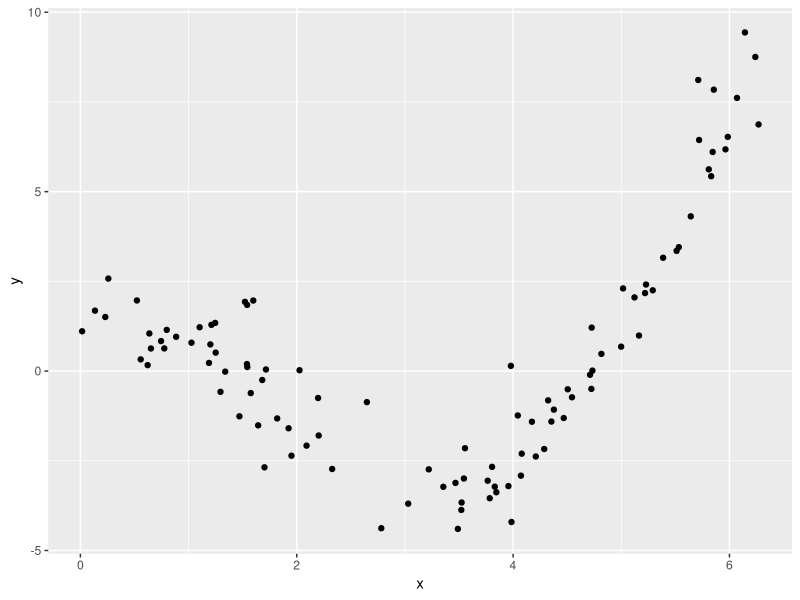
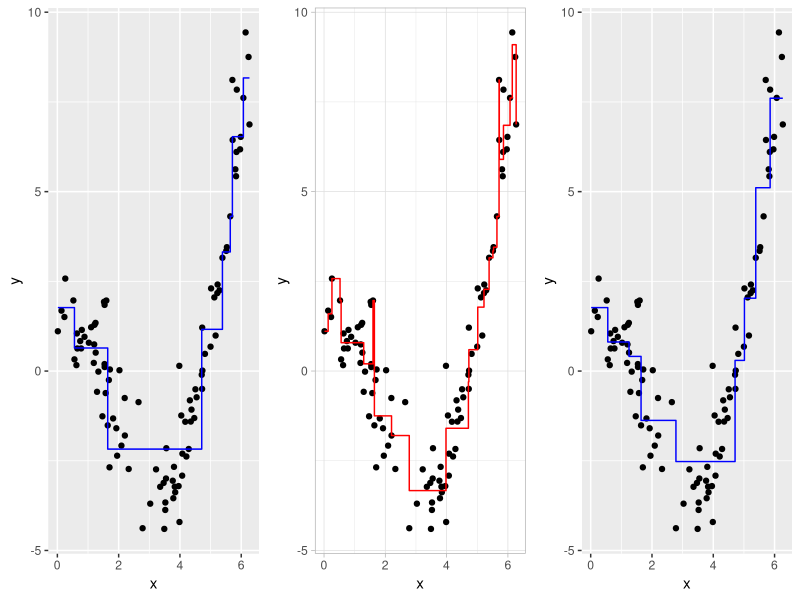

Here is the R script that generated these plots, in order:
library(rpart)
library(tidyverse)
library(gridExtra)

set.seed(911)

n = 100

dtrain <- data.frame(x = runif(n,0,2*pi))

dtrain <- dtrain %>% mutate(y = exp(x/3)*cos(x) + rnorm(n,0,1) )

dtrain %>% ggplot(aes(x = x, y = y)) +
  geom_point()

tree1 <- rpart(y ~ x, data = dtrain, method = "anova",maxdepth = 3, minsplit = 1, minbucket = 1, cp = 0)
fitted.values1 <- predict(tree1, newdata = dtrain)

g1 <- dtrain %>% ggplot() +
  geom_point(aes(x = x, y = y)) +
  geom_step(aes(x = x, y = fitted.values1), color="blue")
            
tree2 <- rpart(y ~ x, data = dtrain, method = "anova",maxdepth = 5, minsplit = 1, minbucket = 1, cp = 0)
fitted.values2 <- predict(tree2, newdata = dtrain)

g2 <- dtrain %>% ggplot() +
  geom_point(aes(x = x, y = y)) +
  geom_step(aes(x = x, y = fitted.values2), color="red")+theme_light()

tree3 <- rpart(y ~ x, data = dtrain, method = "anova",maxdepth = 4, minsplit = 5, minbucket = 5, cp = 0)
fitted.values3 <- predict(tree3, newdata = dtrain)

g3 <- dtrain %>% ggplot() +
  geom_point(aes(x = x, y = y)) +
  geom_step(aes(x = x, y = fitted.values3), color="blue")


grid.arrange(g1, g2, g3, ncol=3)


